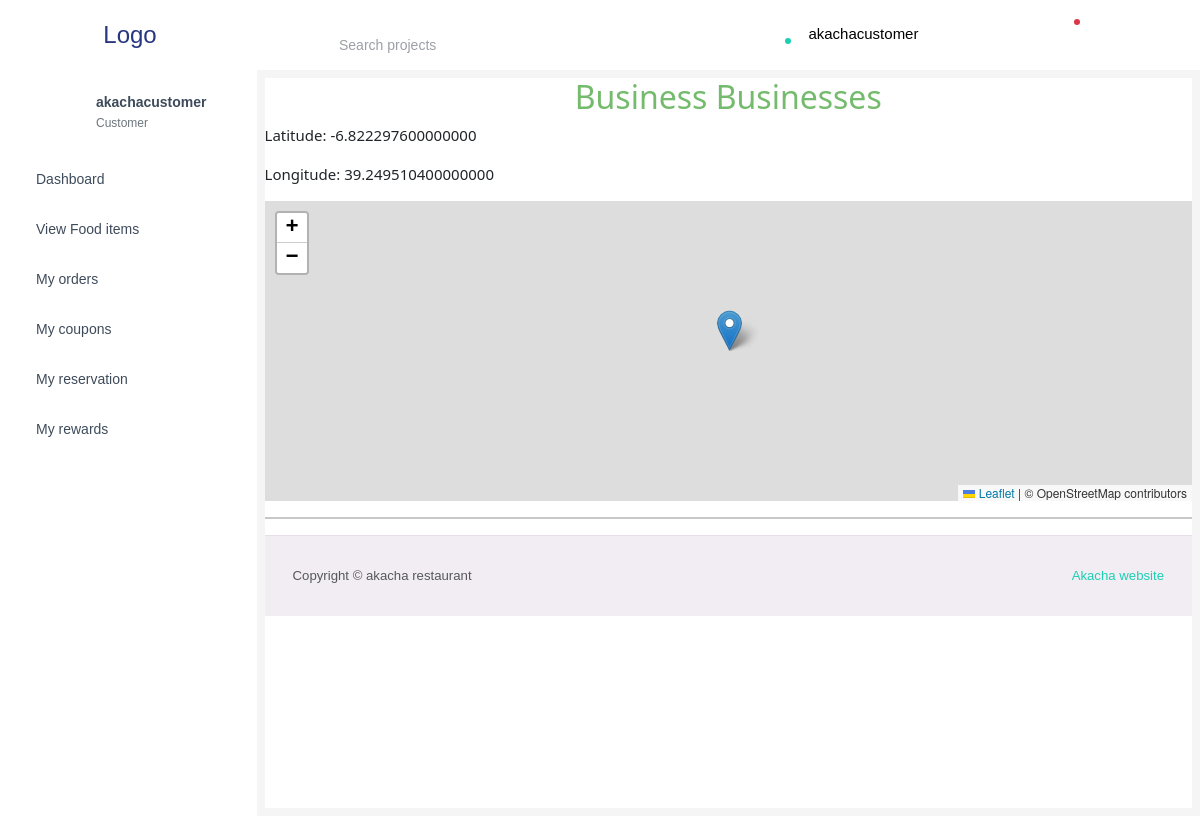
The app's page /order_details/3 (signed in) with its own data.
### hotelmanagement/models.py (models this page shows, shortened)
class CustomUser(AbstractUser):
    id = models.AutoField(primary_key=True)
    profile = CloudinaryField("image")
    user_type = models.ForeignKey(User_type, on_delete=models.SET_NULL, null=True, default=None)
    is_active = models.BooleanField(default=True)
    customer_profit = models.DecimalField(decimal_places = 2, max_digits = 12, default=0.00)

class User_type(models.Model):
    id = models.AutoField(primary_key=True)
    user_type = models.CharField(max_length=50)
    def __str__(self):
        return self.user_type

class Order(models.Model):
    objects = models.Manager()
    id = models.AutoField(primary_key=True)
    table = models.ForeignKey(Table, on_delete=models.CASCADE)
    menu_items = models.ForeignKey(MenuItem, on_delete=models.CASCADE, null=True)
    ordered_time = models.DateTimeField(auto_now = True)
    start_processing_time = models.DateTimeField(null=True, blank=True)
    received_time = models.DateTimeField(null=True, blank=True)
    order_processor = models.ForeignKey(CustomUser, related_name="processor", on_delete=models.DO_NOTHING, null=True)
    order_receiver = models.ForeignKey(CustomUser, on_delete=models.DO_NOTHING, null=True)
    send = models.BooleanField(default=False)
    latitude = models.DecimalField(max_digits = 18, decimal_places = 15, default=-6.216848786038759)
    longitude = models.DecimalField(max_digits = 18, decimal_places = 15, default=35.810966491699226)

### hotelmanagement/views.py (the view)
# urls.py: path("order_details/<int:order_id>", views.order_details, name = "order_details"),
def order_details(request, order_id):
    order = Order.objects.get(id=order_id)
    return render(request, "order_details.html", {"order": order})

### hotelmanagement/processor.py (called while the page is built)
def user_type_list(request):
    user_type = User_type.objects.all()
    return {'user_types': user_type}

def message_analyser(request):
    try:
        if request.user.user_type.user_type == "Storekeeper":
            print(request.user.user_type)
            sys_messages = Messages.objects.filter(receiver_category=2, opened=False)
            return {"system_message": sys_messages}
        else:
            user = request.user
            messages = Messages.objects.filter(receiver_category=user.user_type, order__send=False)
            return {'messagess': messages}
    except:
        user_type = User_type.objects.all()
        return {'user_types': user_type}

### templates/order_details.html (shortened to what this page needs)
{% extends 'Customer/base.html' %}
{% block content %}
    <link rel="stylesheet" href="https://unpkg.com/leaflet/dist/leaflet.css" />
    <h2>Business Businesses</h2>
        <div>
            <p>Latitude: {{ order.latitude }}</p>
            <p>Longitude: {{ order.longitude }}</p>
            <div id="map_1" class="map-container" style="height: 300px;"></div>
            <hr>
        </div>
{% endblock content %}

### templates/navigation.html (shortened to what this page needs)
<!DOCTYPE html>
<html lang="en">
  <head>
    {% load static %}
    <link rel="stylesheet" href="{% static 'mystyle.css' %}" />
  </head>
  <body>
    <nav class="navbar default-layout-navbar col-lg-12 col-12 p-0 fixed-top d-flex flex-row">
      <div class="text-center navbar-brand-wrapper d-flex align-items-center justify-content-center">
        <a class="navbar-brand brand-logo" href="{% url 'home' %}">Logo</a>
      </div>
      <div class="navbar-menu-wrapper d-flex align-items-stretch">
        <button class="navbar-toggler navbar-toggler align-self-center" type="button" data-toggle="minimize"></button>
        <div class="search-field d-none d-md-block">
          <form class="d-flex align-items-center h-100" action="#">
            <div class="input-group">
              <div class="input-group-prepend bg-transparent">
                <i class="input-group-text border-0 mdi mdi-magnify"></i>
              </div>
              <input type="text" class="form-control bg-transparent border-0" placeholder="Search projects" />
            </div>
          </form>
        </div>
        <ul class="navbar-nav navbar-nav-right">
          <li class="nav-item nav-profile dropdown">
            <button class="nav-link dropdown-toggle" id="profileDropdown" href="#" data-bs-toggle="dropdown" aria-expanded="false">
              <div class="nav-profile-img">
                <span class="availability-status online"></span>
              </div>
              <div class="nav-profile-text">
                <p class="mb-1 text-black">{{ user.username }}</p>
              </div>
            </button>
          </li>
          <li class="nav-item d-none d-lg-block full-screen-link">
          </li>
          <li class="nav-item dropdown">
          </li>
          <li class="nav-item dropdown">
            <a class="nav-link count-indicator dropdown-toggle" id="notificationDropdown" href="#" data-bs-toggle="dropdown">
              <span class="count-symbol bg-danger"></span>
            </a>
          </li>
          <li class="nav-item nav-logout d-none d-lg-block">
          </li>
          <li class="nav-item nav-settings d-none d-lg-block">
          </li>
        </ul>
      </div>
    </nav>
  </body>
</html>

### templates/Customer/side_bar.html (shortened to what this page needs)
<nav class="sidebar sidebar-offcanvas" id="sidebar">
  <ul class="nav">
    <li class="nav-item nav-profile">
      <a href="{% url 'home' %}" class="ajax-link nav-link" >
        <div class="nav-profile-image">
        </div>
        <div class="nav-profile-text d-flex flex-column">
          <span class="font-weight-bold mb-2">{{ user.username }}</span>
          <span class="text-secondary text-small">{{ user.user_type }}</span>
        </div>
      </a>
    </li>
    <li class="nav-item">
      <a class="ajax-link nav-link "  data-toggle="minimize" href="{% url 'home' %}">
        <span class="menu-title" >Dashboard</span>
      </a>
    </li>
    <li class="nav-item">
      <a class="ajax-link nav-link "   href="{% url 'manage_menu_item'%}">
        <span class="menu-title">View Food items</span>
      </a>
    </li>
    <li class="nav-item">
      <a class="ajax-link nav-link "  href="{% url 'my_order'%}">
        <span class="menu-title">My orders</span>
      </a>
    </li>
    <li class="nav-item">
      <a class="ajax-lin nav-link "  href="{% url 'my_cupon'%}">
        <span class="menu-title">My coupons</span>
      </a>
    </li>
    <li class="nav-item">
      <a class="ajax-link nav-link "  href="#">
        <span class="menu-title">My reservation</span>
      </a>
    </li>
    <li class="nav-item">
      <a class="ajax-link nav-link "  href="#">
        <span class="menu-title">My rewards</span>
      </a>
    </li>
  </ul>
</nav>

### static/mystyle.css (style rules this page uses)
h1, h2, h3, h4, h5, h6 { color: #75bb6d; text-align: center; }
a { text-decoration: none; }
.input-group { margin-top: 20px; position: relative; }
input { padding: 10px; font-size: 16px; width: 300px; border: none; border-bottom: 2px solid #3498db; outline: none; transition: border-bottom 0.3s ease-out; }
input:focus, input:not(:placeholder-shown) { border-bottom: 2px solid #e74c3c; }
@media screen and (min-width: 768px) { .flex-row { flex-direction: row; flex-wrap: wrap; } }
@media screen and (min-width: 768px) { .input-group { margin-right: 20px; } }

### records on screen
CustomUser: username "akachacustomer", user_type "Customer"
Order: latitude "-6.822297600000000", longitude "39.249510400000000"
